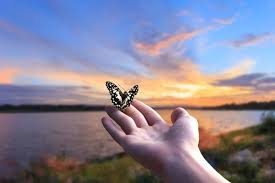
#> input picture sample.jpg, 275 x 183 px
$ python Experiment9.py
#> lines starting #> are read from the running program, lines starting #| are printed output that depends on the picture; after the words box and inside, x2 and y2 are one past the last pixel; in counts of white or black regions, pixels touching at a corner belong together
import cv2
import numpy as np

# Read input image
img = cv2.imread("sample.jpg")
#> img is the input picture: shape (183, 275, 3); mean B, G, R 151.7, 132.1, 135.6
if img is None:
    print("Image not found")
    exit()

gray = cv2.cvtColor(img, cv2.COLOR_BGR2GRAY)
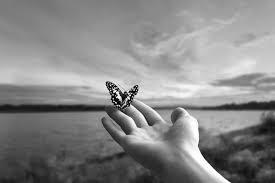
#> gray: shape (183, 275); min 0, max 255, mean 135.4


# 1. Classical Segmentation


# ----- 1a: Simple Thresholding -----
_, thresh_img = cv2.threshold(gray, 128, 255, cv2.THRESH_BINARY)
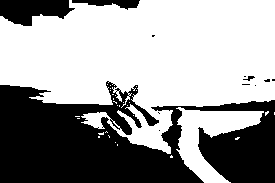
#> thresh_img: shape (183, 275); 60.7% white; 12 black regions (8 under 20 px), largest, box (x1, y1, x2, y2) and area: (0, 81, 275, 183) 18023, (0, 0, 75, 26) 1331, (72, 0, 140, 10) 364, (243, 76, 255, 81) 27

# ----- 1b: Adaptive Thresholding -----
adaptive_thresh = cv2.adaptiveThreshold(gray, 255, cv2.ADAPTIVE_THRESH_MEAN_C,
                                        cv2.THRESH_BINARY, 11, 2)
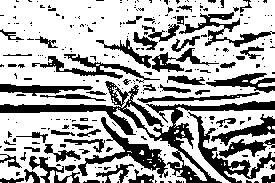
#> adaptive_thresh: shape (183, 275); 67.2% white; 261 black regions (200 under 20 px), largest, box (x1, y1, x2, y2) and area: (0, 81, 275, 183) 3828, (78, 117, 168, 178) 1244, (188, 112, 275, 183) 1107

# ----- 1c: Region-based Segmentation (Watershed) -----
# Convert to binary for watershed
_, binary = cv2.threshold(gray, 0, 255, cv2.THRESH_BINARY + cv2.THRESH_OTSU)
#> binary: shape (183, 275); 65.4% white; 4 black regions (1 under 20 px), largest, box (x1, y1, x2, y2) and area: (0, 81, 203, 183) 12376, (151, 100, 275, 183) 4781, (16, 0, 56, 11) 246

# Noise removal
kernel = np.ones((3,3), np.uint8)
opening = cv2.morphologyEx(binary, cv2.MORPH_OPEN, kernel, iterations=2)
#> opening: shape (183, 275); 64% white; 3 black regions, box (x1, y1, x2, y2) and area: (0, 81, 203, 183) 12968, (151, 100, 275, 183) 4889, (16, 0, 56, 11) 251

# Sure background area
sure_bg = cv2.dilate(opening, kernel, iterations=3)
#> sure_bg: shape (183, 275); 70.9% white; 5 black regions, box (x1, y1, x2, y2) and area: (0, 88, 197, 183) 11077, (202, 104, 275, 183) 3362, (29, 0, 51, 7) 83, (166, 128, 177, 144) 72, (174, 109, 179, 117) 28

# Sure foreground area
dist_transform = cv2.distanceTransform(opening, cv2.DIST_L2, 5)
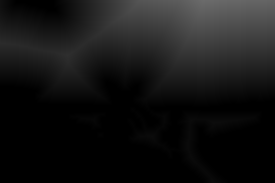
#> dist_transform: shape (183, 275) float32; min 0, max 107, mean 21.4
_, sure_fg = cv2.threshold(dist_transform, 0.7*dist_transform.max(), 255, 0)
#> sure_fg: shape (183, 275) float32; 7% white; 1 white region, box (x1, y1, x2, y2) and area: (129, 0, 275, 33) 3513

# Unknown region
sure_fg = np.uint8(sure_fg)
unknown = cv2.subtract(sure_bg, sure_fg)

# Marker labeling
_, markers = cv2.connectedComponents(sure_fg)
markers = markers + 1
markers[unknown==255] = 0
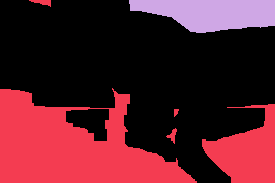
#> markers: shape (183, 275) int32; 3 distinct labels, from 0 to 2; one colour per label, 0 black

# Apply watershed
ws_img = img.copy()
markers = cv2.watershed(ws_img, markers)
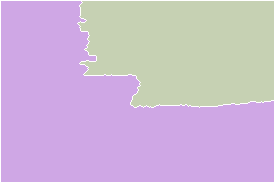
#> markers: shape (183, 275) int32; 3 distinct labels, from -1 to 2; one colour per label, 0 black, -1 white
ws_img[markers == -1] = [0,0,255]  # Mark boundaries in red
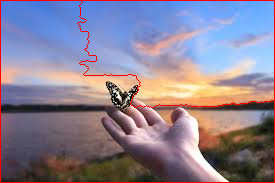
#> ws_img: shape (183, 275, 3); 2.49% of pixels changed, all inside (x1, y1, x2, y2) = (0, 0, 275, 183)


# Display Results
cv2.imshow("Original Image", img)
cv2.imshow("Thresholding", thresh_img)
cv2.imshow("Adaptive Thresholding", adaptive_thresh)
cv2.imshow("Region-based Segmentation (Watershed)", ws_img)

cv2.waitKey(0)
cv2.destroyAllWindows()

$ run again, with template.jpg copied over sample.jpg
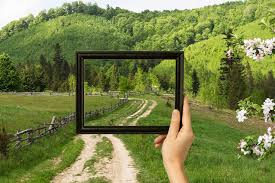
#> input picture template.jpg, 275 x 183 px
#> img is the input picture: shape (183, 275, 3); mean B, G, R 71.3, 128.1, 118.6
#> `_, thresh_img = cv2.threshold(gray, 128, 255, cv2.THRESH_BINARY)`:
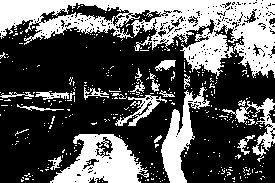
#> thresh_img: shape (183, 275); 34.9% white; 363 white regions (341 under 20 px), largest, box (x1, y1, x2, y2) and area: (0, 0, 275, 79) 9811, (50, 134, 149, 183) 2715, (161, 87, 210, 183) 1705
#> adaptive_thresh: shape (183, 275); 54.6% white; 449 black regions (401 under 20 px), largest, box (x1, y1, x2, y2) and area: (0, 0, 275, 183) 9766, (0, 51, 188, 183) 6909, (56, 26, 121, 51) 549
#> binary: shape (183, 275); 29.3% white; 347 white regions (328 under 20 px), largest, box (x1, y1, x2, y2) and area: (0, 0, 275, 77) 8452, (50, 134, 147, 183) 2462, (161, 91, 208, 183) 1501
#> opening: shape (183, 275); 17.6% white; 22 white regions, largest, box (x1, y1, x2, y2) and area: (80, 0, 228, 26) 1501, (162, 106, 192, 183) 1339, (0, 0, 79, 31) 1251
#> sure_bg: shape (183, 275); 28.8% white; 10 white regions, largest, box (x1, y1, x2, y2) and area: (0, 0, 231, 35) 4353, (50, 131, 142, 183) 3259, (230, 0, 275, 77) 2598
#> unknown: shape (183, 275); 28.6% white; 10 white regions, largest, box (x1, y1, x2, y2) and area: (0, 0, 231, 35) 4241, (50, 131, 142, 183) 3259, (230, 0, 275, 77) 2598
#> `ws_img[markers == -1] = [0,0,255]`:
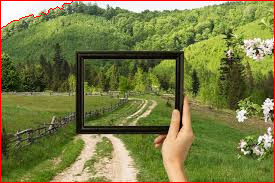
#> ws_img: shape (183, 275, 3); 1.97% of pixels changed, all inside (x1, y1, x2, y2) = (0, 0, 275, 183)
